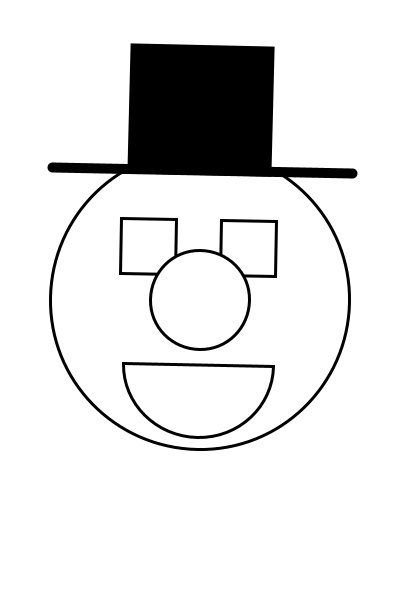
Frame 1 (no input)
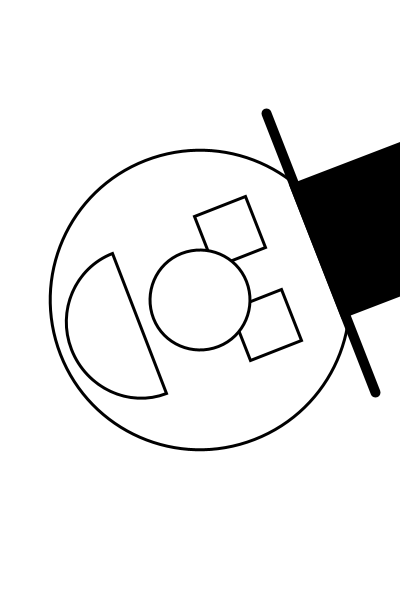
Frame 60 (the mouse pressed at the canvas centre just before this capture)
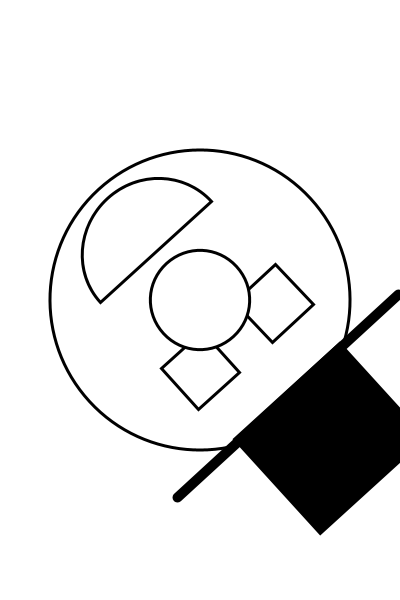
Frame 120 (the mouse held since frame 60 and released just before this capture)

The Processing sketch that drew these frames (run headless with seeded random() and noise(); from frame 60 on, the mouse is pressed at the canvas centre):

// Processing sketch: TOPHAT
// ── TOPHAT.pde
void setup(){
frameRate(60);
}

void settings(){
size(400,600);
}

void draw(){
  
background(255);

pushMatrix();
translate(200,300);
//rotate(3);
rotate(frameCount*0.02);

strokeWeight(3);

circle(0,0,300);

rect(-80,-80,55,55);
rect(20,-80,55,55);

fill(255,255,255);
circle(0,0,100);

noFill();
arc(0,65,150,145,0,PI,CHORD);


strokeWeight(10);

line(-150,-130,150,-130);

fill(0);
rect(-70,-250,135,120);
noFill();

popMatrix();
}
